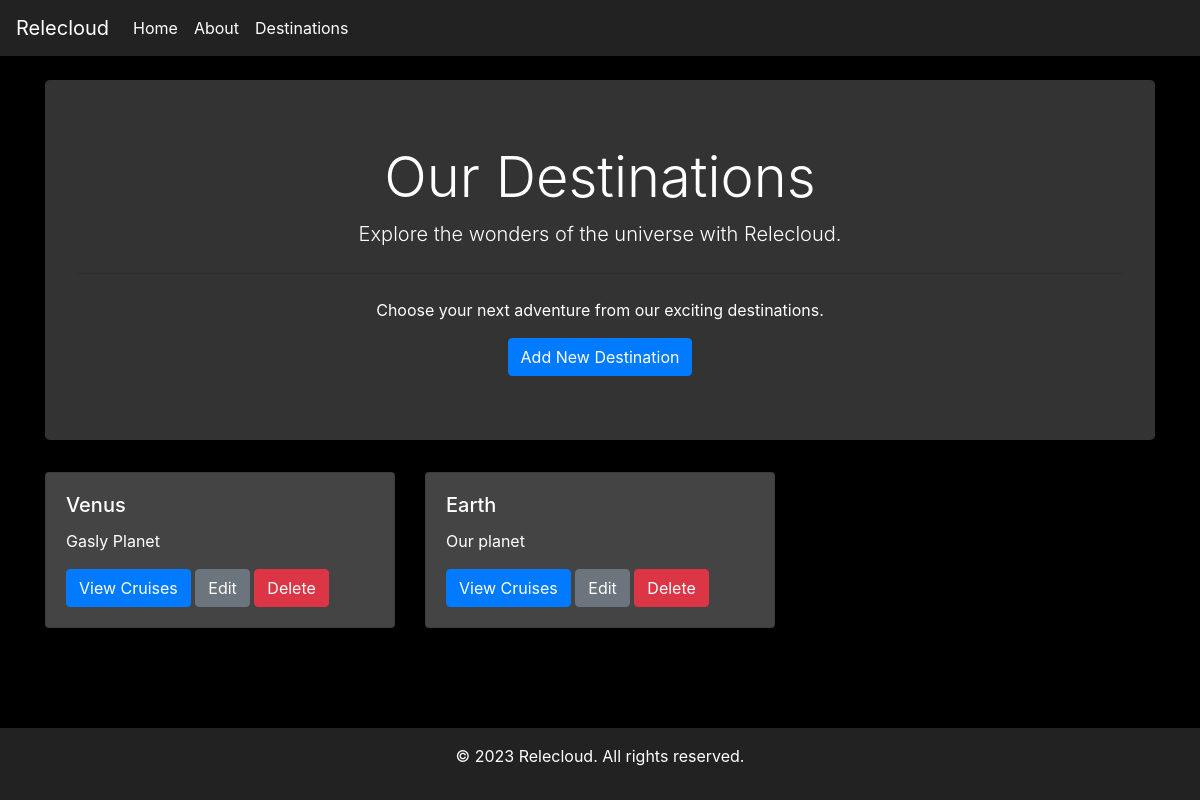
The app's page /destinations/, older data.
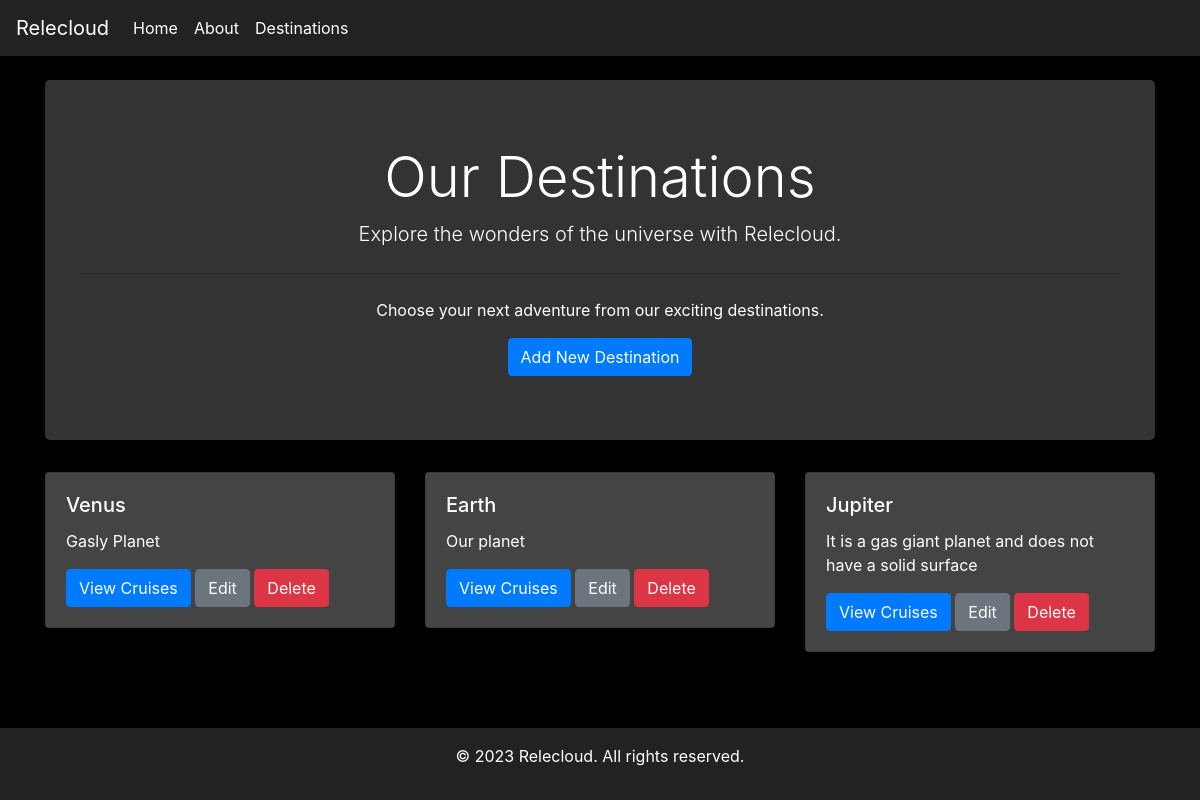
The same page, newer data.
### relecloud/models.py (models this page shows, shortened)
class Destination(models.Model):
    name = models.CharField(
        max_length=100,
        null=False,
        unique=True,
        blank=False
    )
    description = models.TextField(
        max_length=2000,
        null=False,
        blank=False
    )

### relecloud/views.py (the view)
# urls.py: path('destinations/', destinations, name='destinations'),
def destinations(request):
    all_destinations = Destination.objects.all()
    return render(request, 'destinations.html', {'destinations': all_destinations})

### relecloud/templates/destinations.html
{% extends 'base.html' %} {% block title %}Destinations - Relecloud{% endblock %} {% block content %}
<div class="jumbotron text-center">
    <h1 class="display-4">Our Destinations</h1>
    <p class="lead">Explore the wonders of the universe with Relecloud.</p>
    <hr class="my-4">
    <p>Choose your next adventure from our exciting destinations.</p>
    <a href="{% url 'destination_add' %}" class="btn btn-primary">Add New Destination</a>
</div>
<div class="row">
    {% for destination in destinations %}
    <div class="col-md-4">
        <div class="card mb-4">
            <div class="card-body">
                <h5 class="card-title">{{ destination.name }}</h5>
                <p class="card-text">{{ destination.description }}</p>
                <a href="{% url 'destination_detail' destination.id %}" class="btn btn-primary">View Cruises</a>
                <a href="{% url 'destination_edit' destination.id %}" class="btn btn-secondary">Edit</a>
                <a href="{% url 'destination_delete' destination.id %}" class="btn btn-danger">Delete</a>
            </div>
        </div>
    </div>
    {% endfor %}
</div>
{% endblock %}

Row changes from the older to the newer data that the page shows:
added Destination: name "Jupiter", description "It is a gas giant planet and does not have a solid surface"
